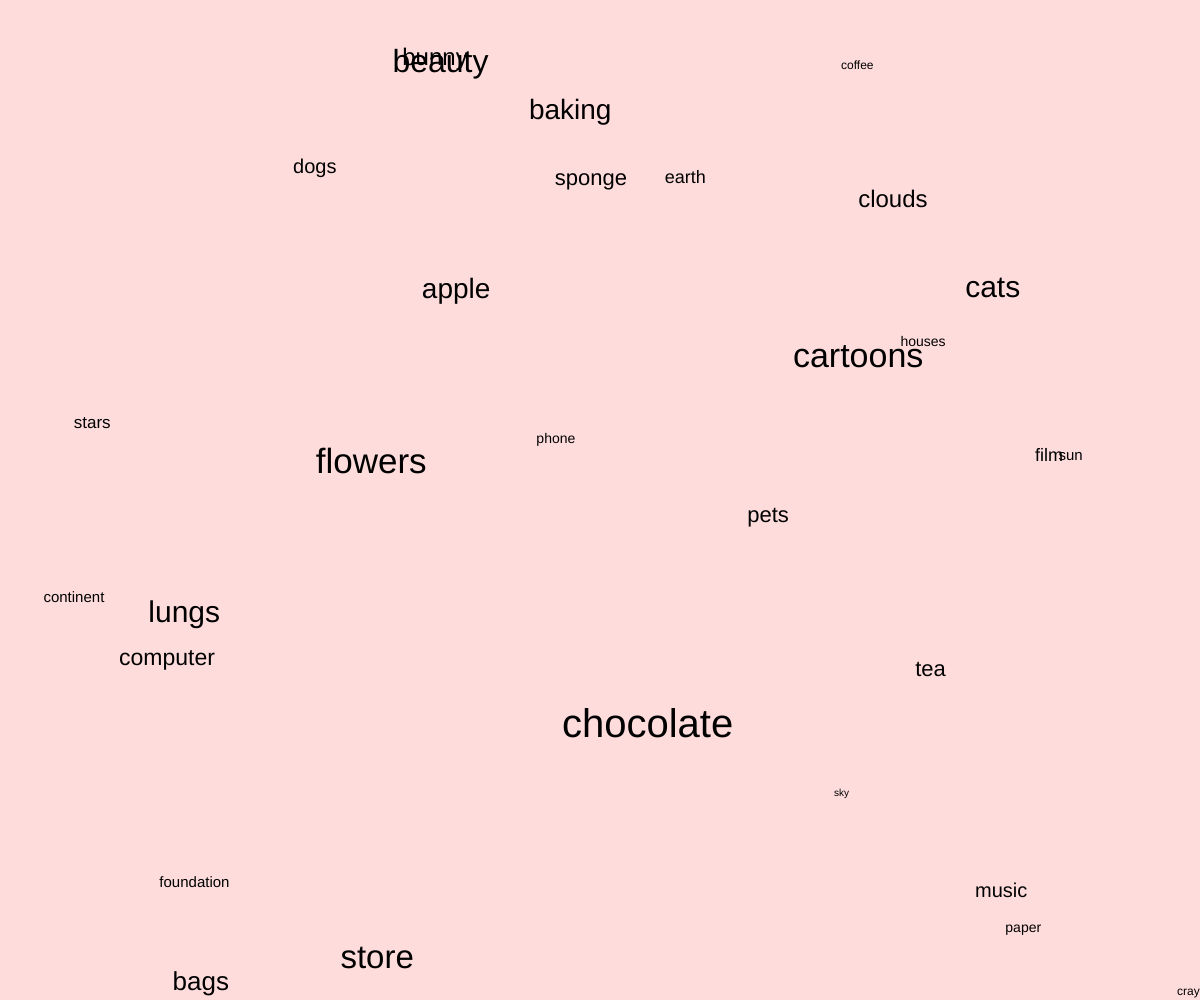
Frame 1 (no input)
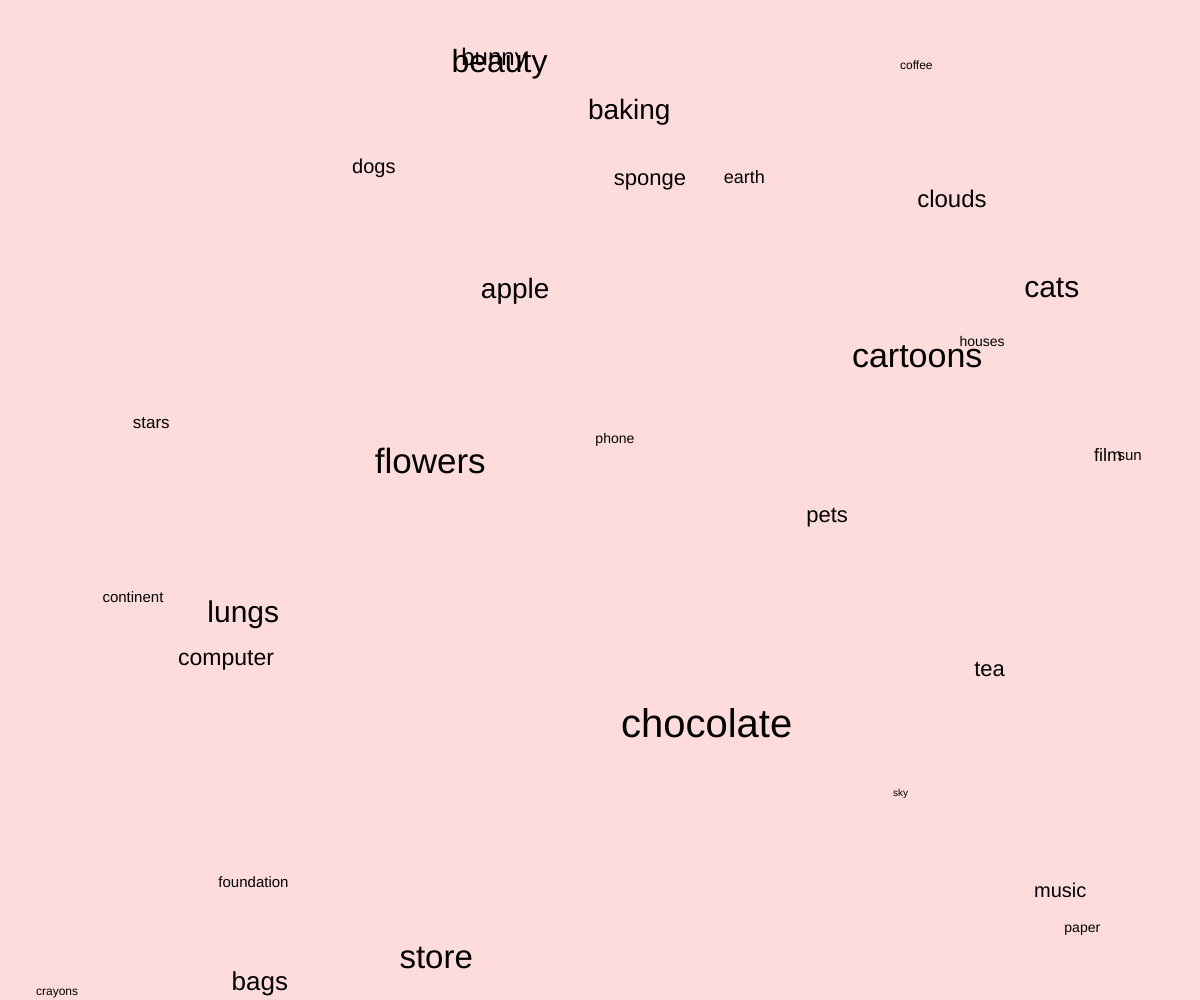
Frame 60 (no input)
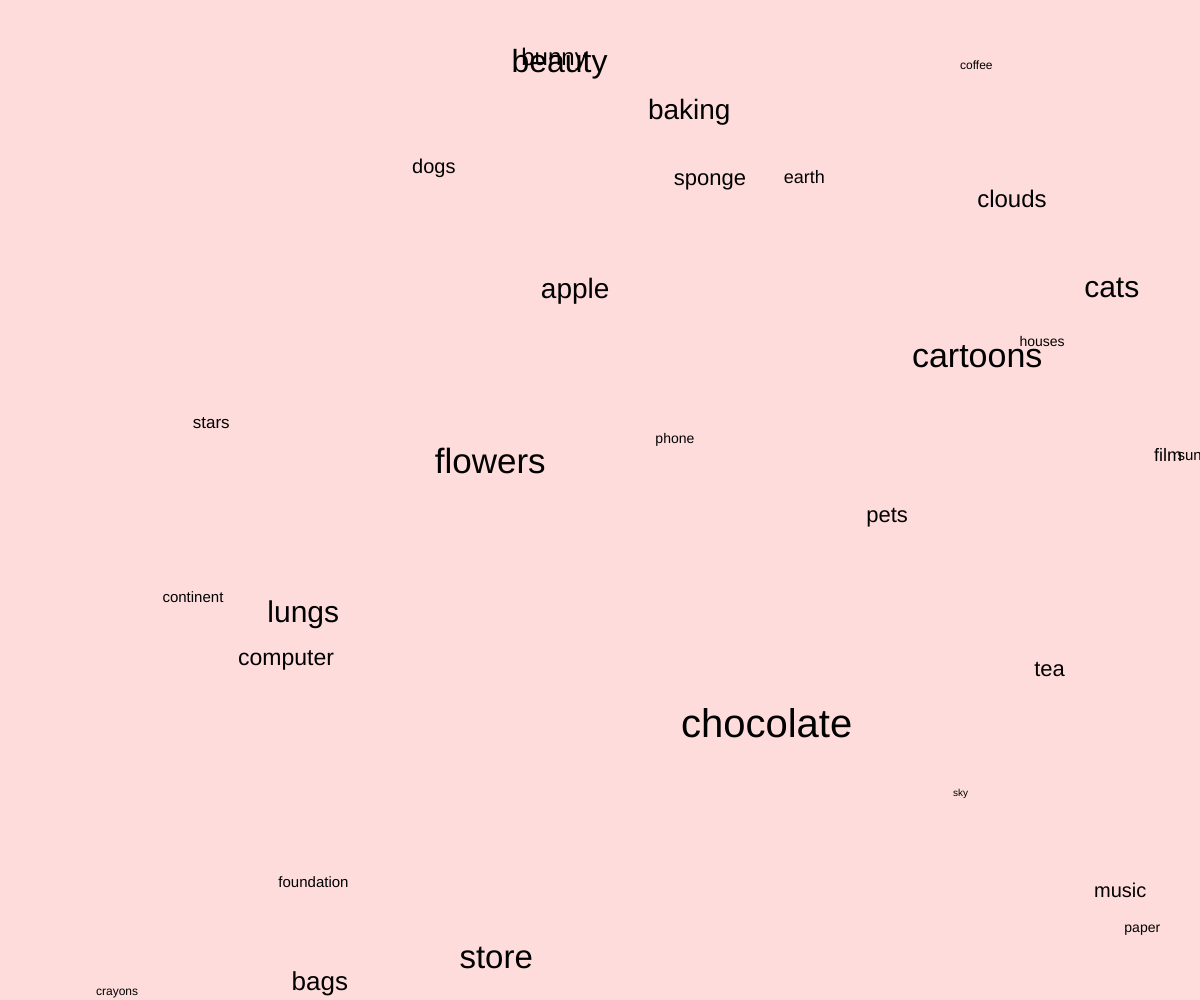
Frame 120 (the mouse pressed at the canvas centre since frame 60)

The p5.js sketch that drew these frames (run headless with seeded random() and noise() and a simulated clock; from frame 60 on, the mouse is pressed at the canvas centre):

// p5.js sketch
// ── sketch.js
let words = [];

function setup() {
  createCanvas(windowWidth, windowHeight);

  // create a new Word and add it to the list of words
  words.push(
    new Word("clouds", 24, [
      "https://images.unsplash.com/photo-1499346030926-9a72daac6c63?ixlib=rb-1.2.1&ixid=MnwxMjA3fDB8MHxleHBsb3JlLWZlZWR8M3x8fGVufDB8fHx8&w=1000&q=80",
      "https://www.buyv2cigs.co.uk/product_images/uploaded_images/big-vape-clouds.jpg",
    ])
  );
  words.push(
    new Word("houses", 14, [
      "https://thumbor.forbes.com/thumbor/fit-in/900x510/https://www.forbes.com/advisor/wp-content/uploads/2021/08/download-23.jpg",
      "https://hips.hearstapps.com/vader-prod.s3.amazonaws.com/1535395745-91v-5aj4sxl-sl1500-1535395739.jpg",
    ])
  );
  words.push(
    new Word("cats", 30, [
      "https://images.newscientist.com/wp-content/uploads/2021/09/07151312/PRI_198391221.jpg",
      "https://dinoanimals.com/wp-content/uploads/2016/06/Largest-wild-cats-1120x700.jpg",
    ])
  );
  words.push(
    new Word("dogs", 20, [
      "https://www.science.org/do/10.1126/science.abi5787/abs/main_puppies_1280p.jpg",
      "https://static.wikia.nocookie.net/paw-patrol/images/1/15/3F09A737-3A4C-43E9-BA62-EF580D9D1984.jpeg/revision/latest?cb=20180603231720",
    ])
  );
  words.push(
    new Word("flowers", 35, [
      "https://media.timeout.com/images/105645687/image.jpg",
      "https://i.pinimg.com/originals/63/1a/af/631aaf1da2edcb36ace34924e0706aa2.jpg",
    ])
  );
  words.push(
    new Word("sky", 10, [
      "https://www.adorama.com/alc/wp-content/uploads/2017/11/shutterstock_114802408.jpg",
      "https://s3.envato.com/files/250432085/preview%20image.jpg",
    ])
  );
  words.push(
    new Word("stars", 17, [
      "https://static.wikia.nocookie.net/starwars/images/2/2c/Starfield.jpg/revision/latest?cb=20210820011702",
      "https://im.vsco.co/aws-us-west-2/34532c/141076656/5f4238421b01d773311d95bc/vsco5f4238441372a.jpg?w=480",
    ])
  );
  words.push(
    new Word("tea", 22, [
      "https://myhaneerbil.com/wp-content/uploads/960x0.jpg",
      "https://i.ytimg.com/vi/6ULoMwI0l5w/maxresdefault.jpg",
    ])
  );
  words.push(
    new Word("coffee", 12, [
      "https://www.tastingtable.com/img/gallery/20-different-types-of-coffee-explained/intro-1646842160.jpg",
      "https://i.pinimg.com/originals/17/b5/df/17b5df62edf0fdaaea044082e852401c.jpg",
    ])
  );
  words.push(
    new Word("paper", 14, [
      "https://www.skillshare.com/blog/wp-content/uploads/2021/07/Wrinkle-Paper-Textures-2-Deeezy-4.jpeg",
      "https://www.investopedia.com/thmb/myCqCtkZlTwYkFu0e4plqazVM4s=/1500x844/smart/filters:no_upscale()/GettyImages-1054017850-0c7ca7d8368c4ab681a3d9c0fd2892e8.jpg",
    ])
  );
  words.push(
    new Word("beauty", 32, [
      "https://i.redd.it/2cxmkwj0aqa31.jpg",
      "https://images.ctfassets.net/wlke2cbybljx/6mPk5fQdHG1kigUEwHDozx/9e2930e8ac4b6f83a6e94b60e2f5b44a/PILLOW_TALK_MAKEUP_SECRETS-PT_Dreams-Packshot.png",
    ])
  );
  words.push(
    new Word("chocolate", 40, [
      "https://www.arobasecafe.com/wp-content/uploads/2022/03/Chocolate.jpg",
      "https://i.pinimg.com/originals/5b/16/b8/5b16b881e0cd59bbfc7a4afff747b2d1.jpg",
    ])
  );
  words.push(
    new Word("sun", 15, [
      "https://static.bhphotovideo.com/explora/sites/default/files/ts-space-sun-and-solar-viewing-facts-versus-fiction.jpg",
      "https://i.pinimg.com/originals/73/fc/46/73fc46ca208dfe2c44616b00baf76e2f.png",
    ])
  );
  words.push(
    new Word("earth", 18, [
      "https://cdn.mos.cms.futurecdn.net/3upZx2gxxLpW7MBbnKYQLH-1200-80.jpg",
      "https://climate.nasa.gov/system/internal_resources/details/original/656_cc-vs-gw-vs-wx-470x246.jpg",
    ])
  );
  words.push(
    new Word("music", 20, [
      "https://upload.wikimedia.org/wikipedia/commons/e/e8/Music_01754.jpg",
      "https://img.apmcdn.org/c75e4ad850e43237fe0568a59ab71b15cb2511ac/uncropped/b80d45-20120627-flute-concert.jpg",
    ])
  );
  words.push(
    new Word("phone", 14, [
      "https://store.storeimages.cdn-apple.com/4982/as-images.apple.com/is/iphone11-select-2019-family?wid=882&hei=1058&fmt=jpeg&qlt=90&.v=1567022175704",
      "https://a57.foxnews.com/static.foxnews.com/foxnews.com/content/uploads/2020/07/1200/675/phone-gesture.jpg?ve=1&tl=1",
    ])
  );
  words.push(
    new Word("computer", 23, [
      "https://blog.solidsignal.com/wp-content/uploads/2018/03/640px-IBM_PC_5150-640x437.jpg",
      "https://thesecondangle.com/wp-content/uploads/2022/03/high-gaming-pc.jpg",
    ])
  );
  words.push(
    new Word("apple", 28, [
      "https://www.eshopwedrop.pl/images/shops_logo/5e367cdacddfcdb14a12b2ba6a2ef55e.png",
      "https://media.istockphoto.com/photos/red-apple-with-leaf-isolated-on-white-background-picture-id185262648?b=1&k=20&m=185262648&s=170667a&w=0&h=2ouM2rkF5oBplBmZdqs3hSOdBzA4mcGNCoF2P0KUMTM=",
    ])
  );
  words.push(
    new Word("pets", 22, [
      "https://i.cbc.ca/1.5077459.1553886010!/fileImage/httpImage/pets.jpg",
      "https://www.thesprucepets.com/thmb/w6OtFvqbp36xyoaRRG-t4iLbQaM=/1333x1000/smart/filters:no_upscale()/best-pet-tarantula-species-4176793-rev-1820f0f41c8c49dc99a9b0c11b3e264f.png",
    ])
  );
  words.push(
    new Word("cartoons", 34, [
      "https://i.pinimg.com/originals/c4/54/48/c45448cdafe97a4fbc309c27db98738a.png",
      "https://www.filmawka.pl/wp-content/uploads/2020/03/Naruto.jpg",
    ])
  );
  words.push(
    new Word("foundation", 15, [
      "https://www.thespruce.com/thmb/v07VeOKEZeyWPpy3v7vRyDjDgpA=/3865x2576/filters:fill(auto,1)/residential-construction-site-foundation-walls-184391602-58a5ccf85f9b58a3c9ad94bb.jpg",
      "https://images.kikocosmetics.com/mediaObject/2022/launches/no-filter/Launch_NoFilter_ProductPage-Tris_FullCoverage-Vertical/original/Launch_NoFilter_ProductPage-Tris_FullCoverage-Vertical.jpg",
    ])
  );
  words.push(
    new Word("lungs", 30, [
      "https://post.healthline.com/wp-content/uploads/2020/07/respiratory1-22.jpg",
      "https://interactive.aljazeera.com/aje/2016/lungs-of-the-earth/images/picture_two.jpg",
    ])
  );
  words.push(
    new Word("bunny", 24, [
      "https://external-preview.redd.it/ytWeJPaWCx0GAnX-mT1kceXs8BFJIP3OrmnV6DVlRtg.jpg?auto=webp&s=a1b44170211b6ea5fbf7dd56b9fb7efe2d3dae52",
      "https://upload.wikimedia.org/wikipedia/en/thumb/1/17/Bugs_Bunny.svg/1200px-Bugs_Bunny.svg.png",
    ])
  );
  words.push(
    new Word("crayons", 12, [
      "https://shop.crayola.com/dw/image/v2/AALB_PRD/on/demandware.static/-/Sites-crayola-storefront/default/dwdfa66042/images/52-3008_8ct_Crayons_PDP_02.jpg?sw=790&sh=790&sm=fit&sfrm=jpg",
      "https://www.coinmakeup.com/6732-large_default/crayon-yeux-slim-eye-pencil-nyx.jpg",
    ])
  );
  words.push(
    new Word("film", 18, [
      "https://media-exp1.licdn.com/dms/image/C4E1BAQGpDH5mkW3m9Q/company-background_10000/0/1601044046389?e=2147483647&v=beta&t=m7aNNYquHbHTdKl30vF27CKnLMLmcoauMsiAxudu7LA",
      "https://lumiere-a.akamaihd.net/v1/images/image_a95a2b4f.jpeg?region=0,0,540,810&width=480",
    ])
  );
  words.push(
    new Word("sponge", 22, [
      "https://www.sephora.com/productimages/product/p228913-av-05-zoom.jpg?imwidth=315",
      "https://i-viaplay-com.akamaized.net/viaplay-prod/420/804/1485791623-3bcaf52cefff40e4c9a44e743eeb3b03ad84c73e.jpg?width=1600&height=900",
    ])
  );
  words.push(
    new Word("bags", 26, [
      "https://cdn.mos.cms.futurecdn.net/dDpBxHWpcMRwLUYgHjbRNL.jpg",
      "https://www.nj.com/resizer/edGNJ-KnY-ZJEDsMa2fnR0PJLcs=/arc-anglerfish-arc2-prod-advancelocal/public/UD3TUVQ4RREIZLIVZSTNK2JQKE.jpg",
    ])
  );
  words.push(
    new Word("store", 33, [
      "https://cdn.geekwire.com/wp-content/uploads/2020/02/amzngo1.jpeg",
      "https://media.istockphoto.com/photos/clothes-shop-interior-picture-id901863672?k=20&m=901863672&s=612x612&w=0&h=0bpyh7rdYCy3Lod5pfK9oS72zFPNJSBv7T7l64xUE90=",
    ])
  );
  words.push(
    new Word("baking", 28, [
      "https://hips.hearstapps.com/hmg-prod.s3.amazonaws.com/images/facebaking-gettyimages-1037456910.jpg",
      "https://floweraura-blog-img.s3.ap-south-1.amazonaws.com/principles+of+baking/cover-image.jpg",
    ])
  );
  words.push(
    new Word("continent", 15, [
      "https://cdn.britannica.com/94/75394-050-395963DC/World-map-Continents-Oceans-Seas.jpg",
      "https://i2.cdn.turner.com/money/dam/assets/140620132500-traveling-experiences-seven-continent-1024x576.jpg",
    ])
  );
}

function draw() {
  background(255, 220, 220);

  for (let i = 0; i < words.length; i++) {
    words[i].move();
    words[i].display();
  }
}

class Word {
  constructor(word, size, urls) {
    this.word = word;
    this.size = size;
    this.urls = urls;
    this.x = random(width);
    this.y = random(height);
  }

  move() {
    this.x = this.x + 1;

    if (this.x < 0) {
      this.x = width;
    } else if (this.x > width) {
      this.x = 0;
    }
  }

  display() {
    push();
    translate(this.x, this.y);
    textSize(this.size);
    text(this.word, 0, 0);
    pop();

    console.log("Image for " + this.word + ": " + random(this.urls));
  }
}
